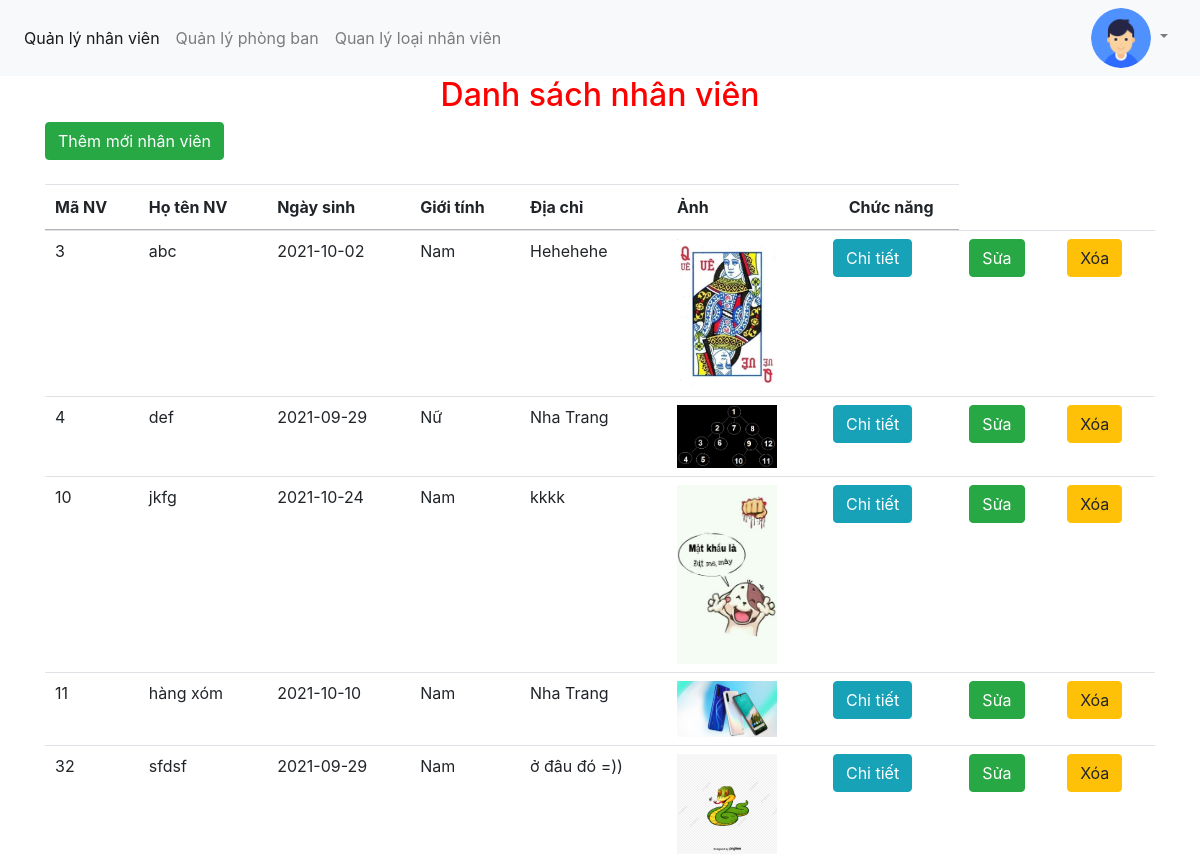
Screenshot of /list_nv.php with the database file from the repository.
### tables this page shows
CREATE TABLE `nhanvien` (
  `manv` int(11) NOT NULL,
  `hoten` varchar(30) NOT NULL,
  `ngaysinh` date NOT NULL,
  `gioitinh` bit(1) NOT NULL DEFAULT b'0',
  `diachi` varchar(100) NOT NULL,
  `anh` varchar(100) NOT NULL,
  `maloainv` int(11) NOT NULL,
  `maphong` int(11) NOT NULL
);

### list_nv.php (the view)
<?php
include("header.php");
include("connect.php");
$strSQL = "SELECT * FROM nhanvien";
$result = mysqli_query($con,$strSQL);
?>
<body>
    <div class="container">
        <h2 align="center" style="color: red;">Danh sách nhân viên</h2>
        <div class="table-responsive">
            <a href="add_nv.php" class="btn btn-success">Thêm mới nhân viên</a>
            <br><br>
            <table id="myTable" class="table table-hover" data-page-length="25">
                <thead>
                    <tr>
                        <th>Mã NV</th>
                        <th>Họ tên NV</th>
                        <th>Ngày sinh</th>
                        <th>Giới tính</th>
                        <th>Địa chỉ</th>
                        <th>Ảnh</th>
                        <th style="text-align: center;">Chức năng</th>
                    </tr>
                </thead>
                <tbody>
                    <?php while ($row = $result->fetch_assoc()){
						if($row['gioitinh']==1) $gioitinh="Nam";
						else $gioitinh="Nữ";?>
                    <tr>
                        <td><?= $row['manv']; ?></td>
                        <td><?= $row['hoten']; ?></td>
                        <td><?= $row['ngaysinh']; ?></td>
                        <td><?= $gioitinh; ?></td>
                        <td><?= $row['diachi']; ?></td>
                        <td><img src="upload/<?php echo $row['anh']; ?>" style="max-width: 100px;"></td>
                        <td><a href="detail_nv.php?id=<?= $row["manv"]; ?>" class="btn btn-info">Chi tiết</a></td>
                        <td><a href="edit_nv.php?id=<?= $row["manv"]; ?>" class="btn btn-success">Sửa</a></td>
                        <td><a onclick="return window.confirm('Bạn muốn xóa không');" href="delete_nv.php?id=<?= $row["manv"]; ?>" class="btn btn-warning">Xóa</a></td>
                    </tr>
                    <?php }?>
                </tbody>
            </table>
        </div>
    </div>
</body>
</html>

### header.php (shortened to what this page needs)
<!DOCTYPE html>
<html lang="en">
<head>
    <link rel="stylesheet" href="https://maxcdn.bootstrapcdn.com/bootstrap/4.0.0/css/bootstrap.min.css">
    <link rel="stylesheet" href="https://cdn.datatables.net/1.11.3/css/jquery.dataTables.min.css">
</head>
<body>
    <nav class="navbar navbar-expand-lg navbar-light bg-light">
        <div class="collapse navbar-collapse" id="navbarSupportedContent">
            <ul class="navbar-nav mr-auto">
                <li class="nav-item active">
                    <a class="nav-link" href="list_nv.php">Quản lý nhân viên <span class="sr-only">(current)</span></a>
                </li>
                <li class="nav-item">
                    <a class="nav-link" href="list_pb.php">Quản lý phòng ban</a>
                </li>
                <li class="nav-item">
                    <a class="nav-link " href="list_lnv.php">Quan lý loại nhân viên</a>
                </li>
            </ul>
            <ul class="navbar-nav ml-auto mr-3">
                <li class="nav-item dropdown no-arrow">
                    <a class="nav-link dropdown-toggle p-0" data-toggle="dropdown" href="#">
                        <img class="rounded-circle" style="width:60px" src="style/images/user.png">
                    </a>
                </li>
            </ul>
        </div>
    </nav>
<?php include("footer.php");?>

### footer.php (shortened to what this page needs)
</body>
</html>

### rows the page displays
nhanvien: manv "3", hoten "abc", ngaysinh "2021-10-02", gioitinh "Nam", diachi "Hehehehe", anh (picture)
nhanvien: manv "4", hoten "def", ngaysinh "2021-09-29", gioitinh "Nữ", diachi "Nha Trang", anh (picture)
nhanvien: manv "10", hoten "jkfg", ngaysinh "2021-10-24", gioitinh "Nam", diachi "kkkk", anh (picture)
nhanvien: manv "11", hoten "hàng xóm", ngaysinh "2021-10-10", gioitinh "Nam", diachi "Nha Trang", anh (picture)
nhanvien: manv "32", hoten "sfdsf", ngaysinh "2021-09-29", gioitinh "Nam", diachi "ở đâu đó =))", anh (picture)
